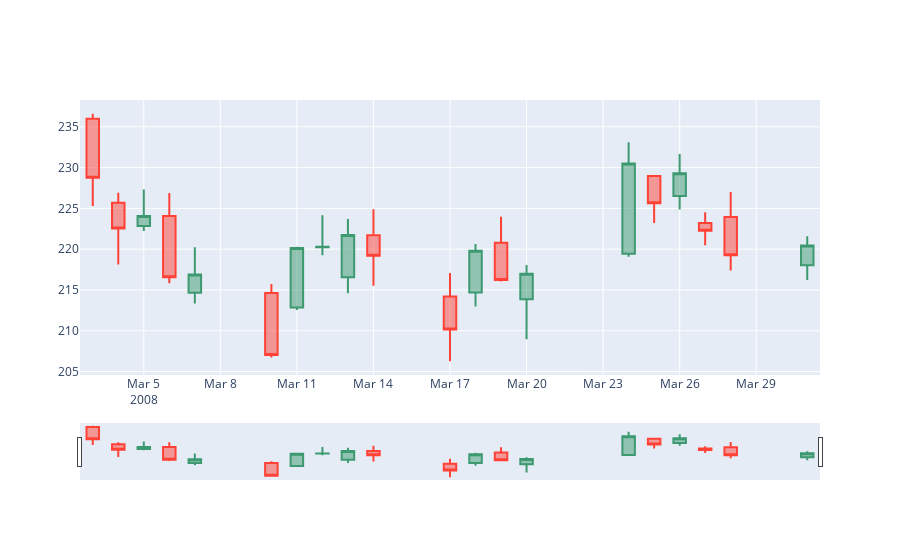

Notebook source saved alongside this figure:
### Markdown cell above
## Grafico de Velas (Candlestick)

### Code cell
# Gráfica de Velas (Candlestick)
# Selecciona marzo de 2008 usando el formato 'YYYY-MM'
rango_mar = df_google.loc['2008-03']

trace = go.Candlestick(x=rango_mar.index,
                       open=rango_mar['Open'],
                       high=rango_mar['High'],
                       low=rango_mar['Low'],
                       close=rango_mar['Close'])
data = [trace]
iplot(data)
